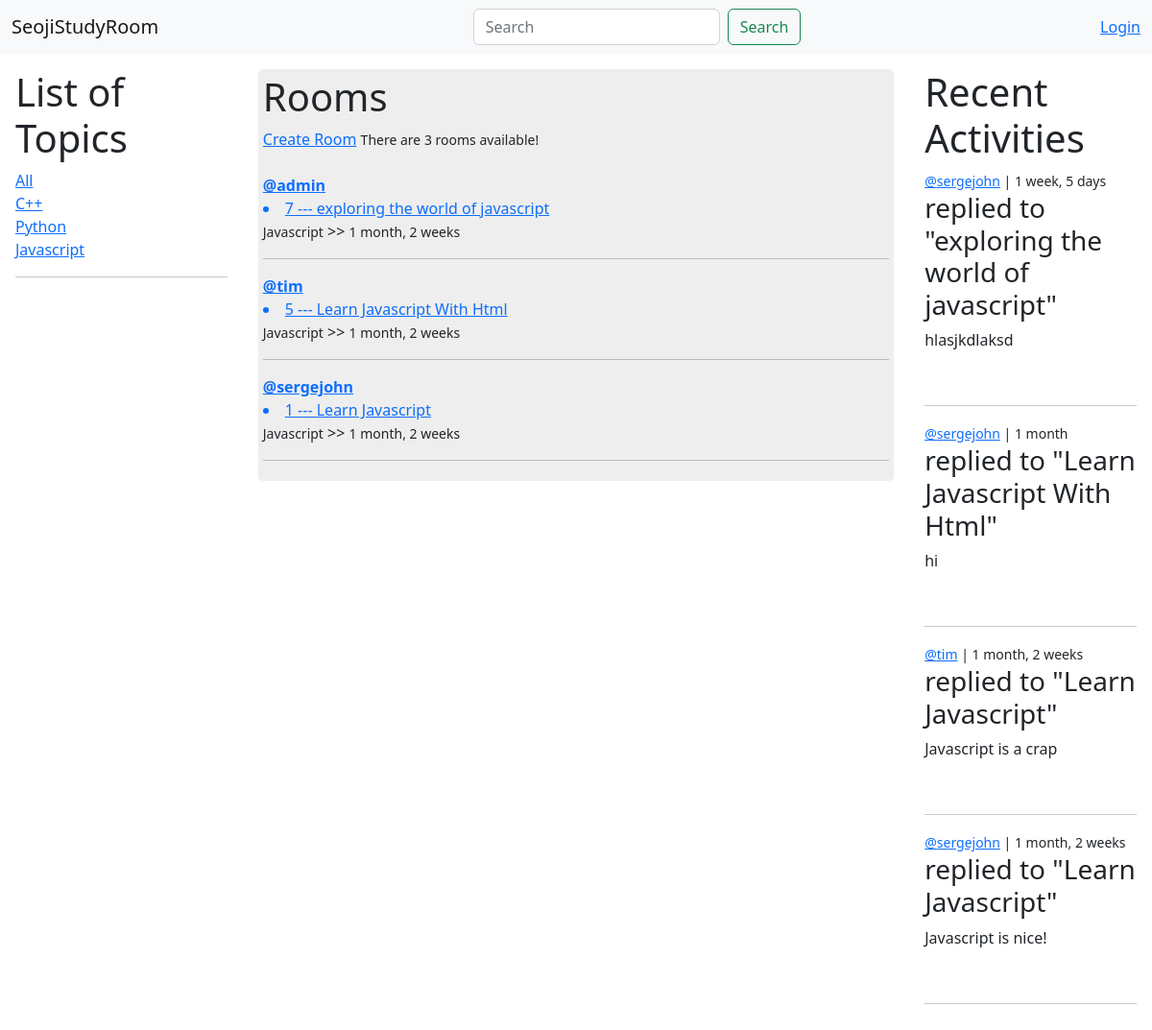
/?q=Javascript, run on the app's committed database.
### base/models.py (models this page shows, shortened)
class Topic(models.Model):
    name = models.CharField(max_length=200)

class Room(models.Model):
    host = models.ForeignKey(User, on_delete=models.SET_NULL, null=True)
    topic = models.ForeignKey(Topic, on_delete=models.SET_NULL, null=True)
    name = models.CharField(max_length=200)
    description = models.TextField(null=True, blank=True)
    participants = models.ManyToManyField(User, related_name='participants', null=True)
    updated = models.DateTimeField(auto_now=True)
    created = models.DateTimeField(auto_now_add=True)
    class Meta:
        ordering = ['-created', '-updated']
    def __str__(self):
        return self.name

class Message(models.Model):
    user = models.ForeignKey(User, on_delete=models.CASCADE)
    room = models.ForeignKey(Room, on_delete=models.CASCADE)
    body = models.TextField()
    updated = models.DateTimeField(auto_now=True)
    created = models.DateTimeField(auto_now_add=True)
    class Meta:
        ordering = ['-created', '-updated']
    def __str__(self):
        return self.body[0:50]

### base/views.py (the view)
# urls.py: path('', views.home, name="home"),
def home(request):
    q = None
    if request.GET.get('q') != None:
        q = request.GET.get('q')
    else:
        q = ""
    rooms = Room.objects.filter(
        Q(topic__name__icontains=q) |
        Q(name__icontains=q) |
        Q(description__icontains=q)
        )
    room_messages = Message.objects.filter(Q(room__topic__name__icontains=q))
    topics = Topic.objects.all()
    room_count = rooms.count()
    return render(request, 'base/home.html', {
        'rooms': rooms,
        'topics': topics,
        'rooms_count': room_count,
        'room_messages': room_messages
    })

### base/templates/base/home.html (shortened to what this page needs)
{% extends 'layout.html' %}
{% block body %}
<div class="home-container">
    {% include 'base/topic_component.html' %}
    {% include 'base/room_component.html' %}
    {% include 'base/activity_component.html' %}
</div>
{% endblock %}

### base/templates/base/topic_component.html
<div class="topics-container">
    <h1>List of Topics</h1>
    <a href="{% url 'home' %}">All</a>
    {% for topic in topics %}
    <div>
        <a href="{% url 'home' %}?q={{topic.name}}">{{topic.name}}</a>
    </div>
    {% endfor %}
    <hr>
</div>

### base/templates/base/room_component.html (shortened to what this page needs)
<div class="rooms-container">
    <h1>Rooms</h1><span><a href="{% url 'create-room' %}">Create Room</a></span>
    <small>There are {{rooms_count}} rooms available!</small><br><br>
    {% for room in rooms %}
    <a href="{% url 'user-profile' room.host.id %}"><span><b>@{{room.host}}</b></span></a>
    <a href="{% url 'room' room.id %}"><li>{{room.id}} --- {{room.name}} </li></a>
    <small>{{room.topic.name}}</small>  >>
    <small>{{room.created|timesince}}</small>
    <hr>
    {% endfor %}
</div>

### base/templates/base/activity_component.html (shortened to what this page needs)
<div class="recent-activities">
    <h1>Recent Activities</h1>
    {% for message in room_messages %}
    <small><a href="{% url 'user-profile' message.user.id %}">@{{message.user}}</a> | {{message.created|timesince}}</small>
    <h3>replied to "{{message.room}}"</h3>
    <p>{{message}}</p>
    <br><hr>
    {%endfor%}
</div>

### base/templates/base/home.html (style rules this page uses)
.home-container { display: grid; grid-template-columns: 1fr 3fr 1fr; padding: 1rem; gap: 2rem; align-items: flex-start; }
.rooms-container { background-color: #eee; border-radius: 5px; padding: 5px; }

### data on the page
Topic: name "C++"
Topic: name "Python"
Topic: name "Javascript"
Room: host "admin", id "7", name "exploring the world of javascript", topic.name "Javascript", created "1 month, 2 weeks"
Room: host "tim", id "5", name "Learn Javascript With Html", topic.name "Javascript", created "1 month, 2 weeks"
Room: host "sergejohn", id "1", name "Learn Javascript", topic.name "Javascript", created "1 month, 2 weeks"
Message: user "sergejohn", created "1 week, 5 days", room "exploring the world of javascript", body "hlasjkdlaksd"
Message: user "sergejohn", created "1 month", room "Learn Javascript With Html", body "hi"
Message: user "tim", created "1 month, 2 weeks", room "Learn Javascript", body "Javascript is a crap"
Message: user "sergejohn", created "1 month, 2 weeks", room "Learn Javascript", body "Javascript is nice!"

### other printed values
{{ rooms_count }} "3"
